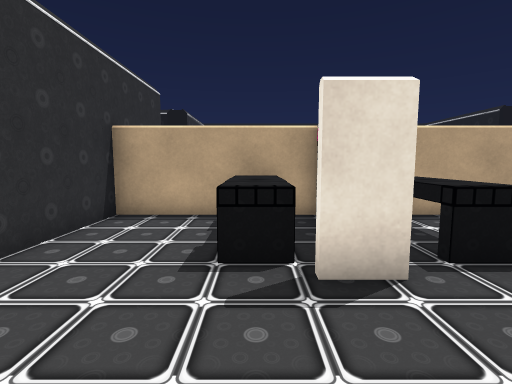
view 1 (above)

17 first-person views from a walk through a Unity game level. The camera is 1.3 m above the floor, tilts 6° down and sees 85° across. Doors are open. The floor is counted in squares, 1 m on a side. Each view is taken from the middle of a square. On the plan, view 1 faces up. The plan holds only what a view shows up to about 13 squares ahead; the rest is blank. The player character is not drawn. Some animated figures are left out. Some surface patterns are stand-ins.

view 2
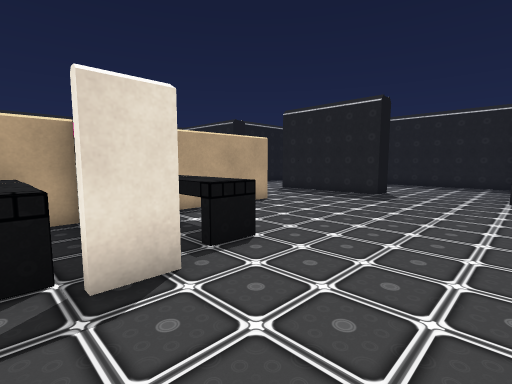

view 3
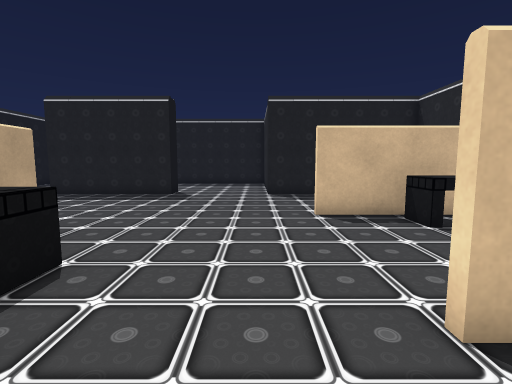

view 4
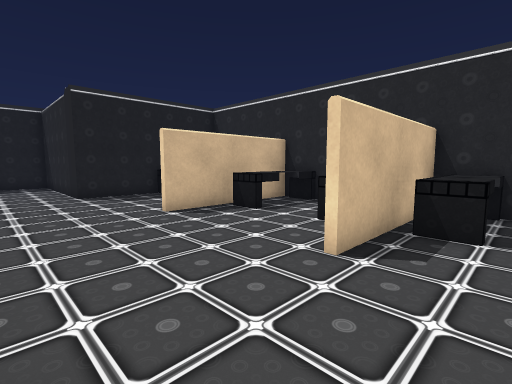

view 5
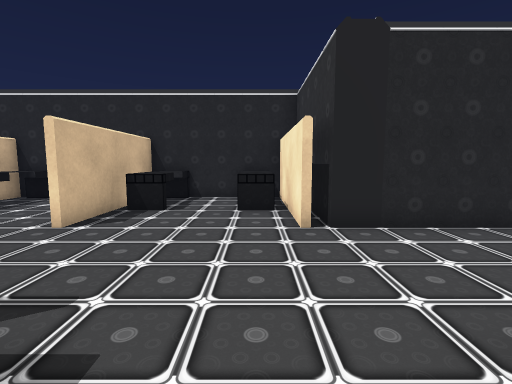

view 6
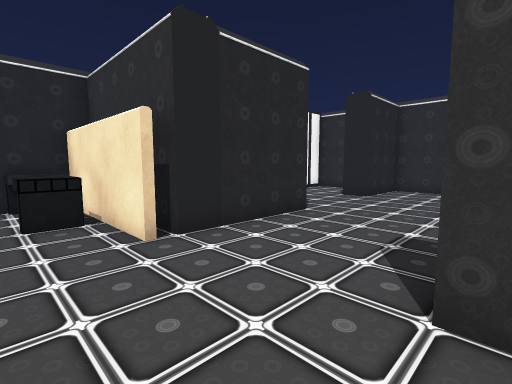

view 7
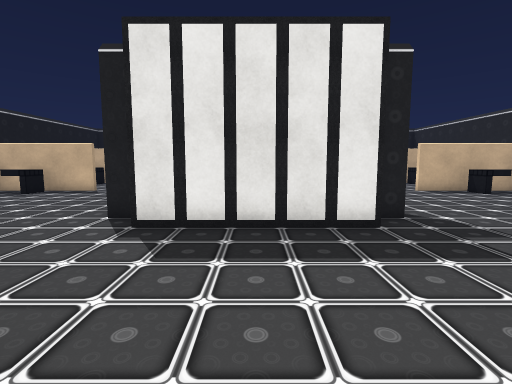

view 8
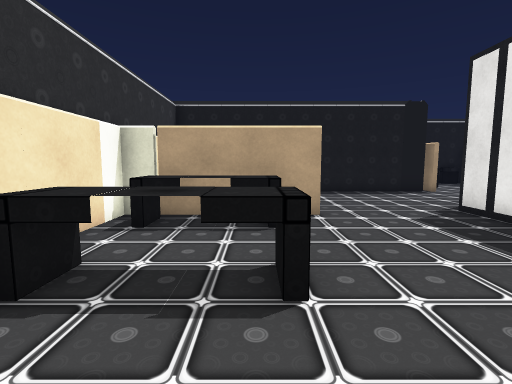

view 9
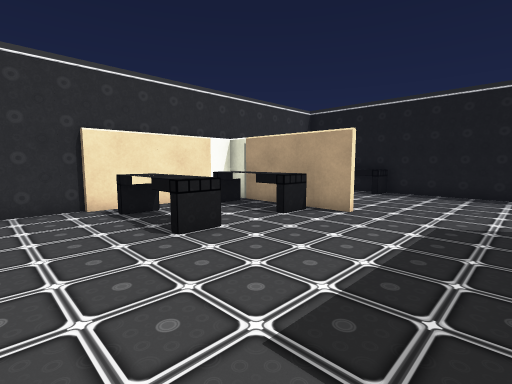

view 10
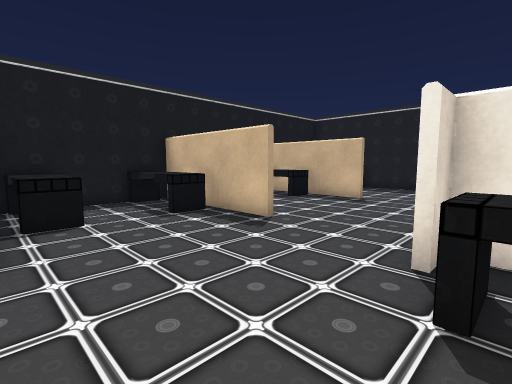

view 11
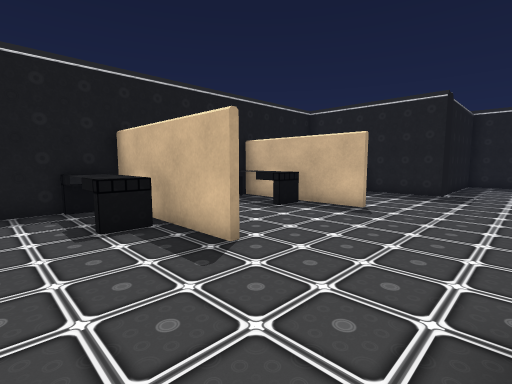

view 12
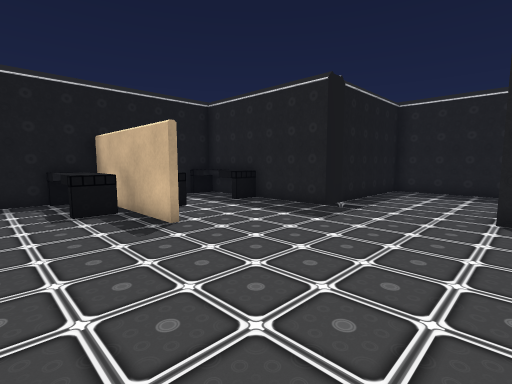

view 13
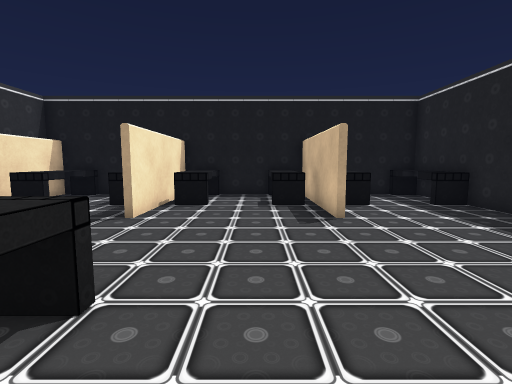

view 14
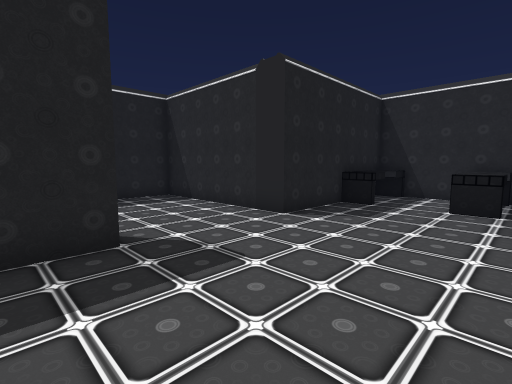

view 15
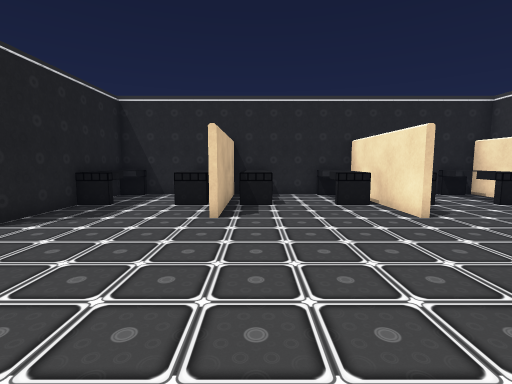

view 16
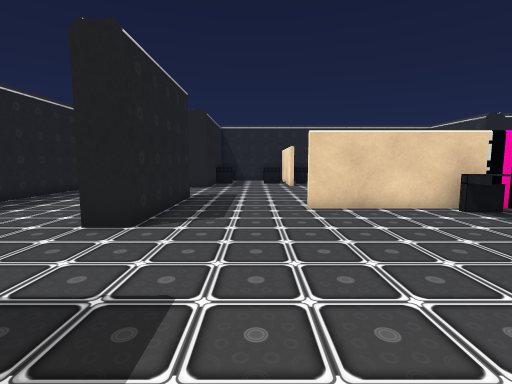

view 17
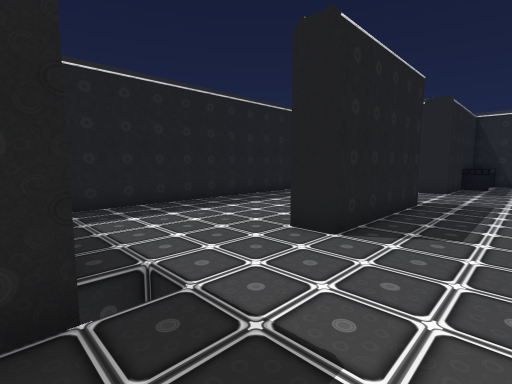

### Floor plan
Points are (right, up) in squares from view 1. A wall is a line through its corners. A room is listed if a view was taken in it or the views show most of it. See-through windows are left out.
Room 1 (views 1, 2, 3, 4, 5, 6, 10, 11, 12, 13, 14, 15, 16, 17)
walls: (1.7, 7.1) (7.5, 7.1); (1.6, 6.9) (-3.5, 6.9) (-3.5, 3.5); (1.5, 10.1) (1.5, 10.8) (0.6, 10.8); (7.5, 6.9) (3.9, 6.9); (1.7, 3) (0.6, 3); (1.9, 14.4) (1.9, 19.5); (6.9, 14.4) (6.9, 19.5) (-2.9, 19.5) (-2.9, 16.5); (11.5, 4.5) (11.5, 9.5); (2.1, -0.5) (2.1, -5.5); (11.5, 13.5) (11.5, 19.5) (8.6, 19.5); (-2.9, -0.4) (-2.9, -5.5) (6.9, -5.5) (6.9, -0.5); (-3.5, -0.5) (-3.5, -2.5); (2.1, 19.5) (2.1, 14.5); (1.9, -5.5) (1.9, -0.5); (7.4, -5.5) (11.5, -5.5) (11.5, 0.5)
ways out: open door at (-4, 1.5) to room 2; open door at (-4, 12.5) to room 2; open door at (12, 2.5) to room 3; open door at (12, 11.5) to room 3
objects: other object (-2, -5); other object (-2, -4); other object (-2, -3); other object (-2, 17); other object (-2, 18); other object (-2, 19); other object (0, 4); other object (0, 5); other object (0, 6); other object (0, 10); other object (1, -5); other object (1, -4); other object (1, -3); other object (1, 17); other object (1, 18); other object (1, 19); other object (3, -5); other object (3, -4); other object (3, -3); other object (3, 4); other object (3, 5); other object (3, 8); other object (3, 10); other object (3, 17); other object (3, 18); other object (3, 19); other object (6, -5); other object (6, -4); other object (6, -3); other object (6, 17); other object (6, 18); other object (6, 19); other object (8, -5); other object (8, -4); other object (8, -3); other object (8, 17); other object (11, -5); other object (11, -4); other object (11, -3); other object (11, 17); other object (11, 18); other object (11, 19)
Room 2 (views 7, 8, 9)
walls: (-9.4, 8.9) (-14.3, 8.9) (-14.3, 4); (-4.5, 9.9) (-4.5, 10.5); (-4.5, 3.4) (-4.5, 4.1); (-14.5, 4.1) (-14.5, -0.5) (-11.5, -0.5); (-7.6, -0.5) (-3.5, -0.5); (-3.4, 14.5) (-12, 14.5)
ways out: open door at (-4, 1.5) to room 1; open door at (-4, 12.5) to room 1; open door at (-9.5, -1)
objects: other object (-13, 5); other object (-13, 8); other object (-12, 5); other object (-12, 8); other object (-11, 5); other object (-11, 8); other object (-11, 14); other object (-5, 5); other object (-5, 6); other object (-5, 7); other object (-5, 8); other object (-5, 9)
Room 3 (no view inside)
walls: (11.5, 0.5) (17.5, 0.5) (17.5, 13.5) (11.5, 13.5)
ways out: open door at (12, 2.5) to room 1; open door at (12, 11.5) to room 1

Where each view was taken, in squares from view 1:
view 1: 0 up, 0 right, facing up
view 2: 0 up, 0 right, facing up-right
view 3: 1 up, 0 right, facing right
view 4: 3 up, 0 right, facing down-right
view 5: 5 up, 2 left, facing down
view 6: 4 up, 1 left, facing down-left
view 7: 7 up, 11 left, facing right
view 8: 2 up, 11 left, facing up
view 9: 2 up, 6 left, facing up-left
view 10: 10 up, 3 left, facing up-right
view 11: 11 up, 1 left, facing up-right
view 12: 9 up, 4 right, facing up-right
view 13: 8 up, 5 right, facing up
view 14: 6 up, 7 right, facing down-right
view 15: 6 up, 6 right, facing down
view 16: 15 up, 9 right, facing down
view 17: 14 up, 9 right, facing down-right
